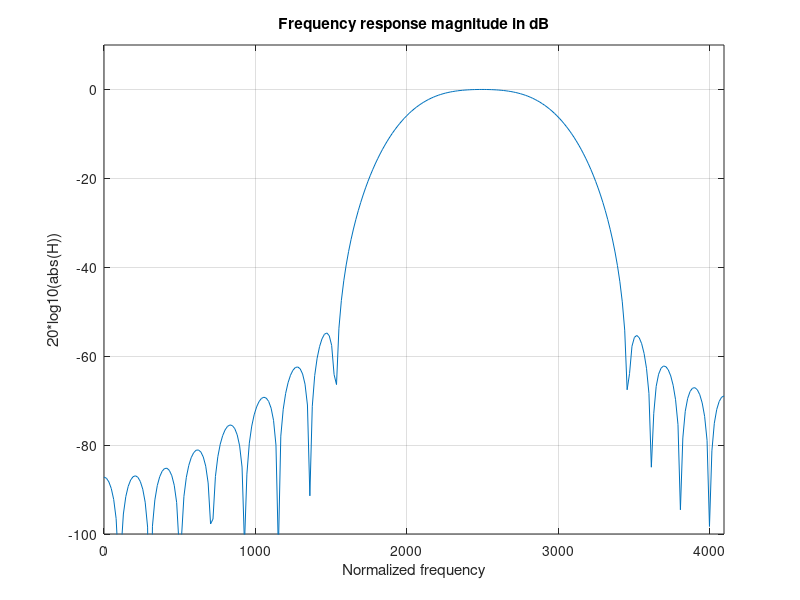

MATLAB code for this plot:
clear
fs=8192; % Sampling rate
% Lowpass FIR filter design
M=30; % Length of FIR filter
%Wn=2*2000/fs; % Normalized frequency in Matlab
Wn=2*[2000 3000]/fs; % Passband är mellan 2k och 3khz %(1900, 3100)
% Various Window functions
%h=fir1(M,Wn,blackman(M+1));
%h=fir1(M,Wn,boxcar(M+1));
%h=fir1(M,Wn,hanning(M+1));
%h=fir1(M,Wn,hamming(M+1));
h=fir1(M,Wn,kaiser(M+1,5.0)); % M är order, Wn är passband, 
% Calculate frequency response of digital FIR filter
N=512;
H=fft(h,N); % FFT with zero padding
f=(0:1/N:1/2)*fs;
figure(1),clf
plot(f,20*log10(abs(H(1:N/2+1))))
grid on
axis([0 fs/2 -100 10])
xlabel('Normalized frequency')
ylabel('20*log10(abs(H))')
title('Frequency response magnitude in dB')